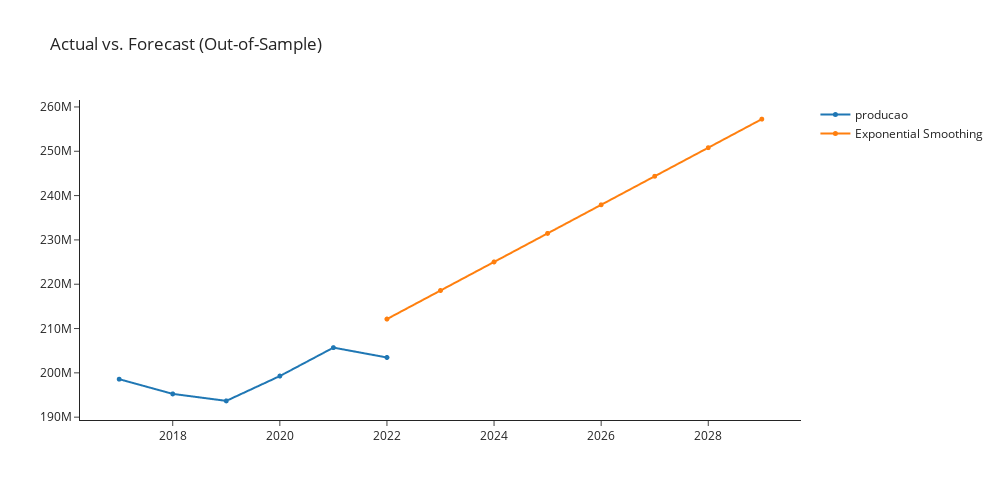

The code cell stored with this chart in its notebook:
### Markdown cell above
## exp_smooth

### Code cell
exp_smooth  = exp.create_model('exp_smooth')
exp.plot_model(plot = 'decomp', 
               data_kwargs = {'type' : 'multiplicative'},
               fig_kwargs = {"height":500,"width":1000,"template": "simple_white","hoverinfo":"none","big_data_threshold":10})
exp.plot_model(estimator = exp_smooth, plot = 'forecast', 
               data_kwargs = {'fh' : 8},
               fig_kwargs = {"height":500,"width":1000,"template": "simple_white","hoverinfo":"none","big_data_threshold":10})

### Figure 1 — Plotly figure (JSON) as saved in the notebook; plotly's stock layout.template omitted (floating-point values rounded to 4 significant figures)
{"data": [{"hoverinfo": "none", "line": {"width": 2}, "marker": {"size": 5}, "mode": "lines+markers", "name": "producao", "type": "scattergl", "x": [2017, 2018, 2019, 2020, 2021, 2022, 2023, 2024, 2025, 2026, 2027, 2028, 2029], "xaxis": "x", "y": [198573810, 195252258, 193676716, 199275404, 205694243, 203470007, null, null, null, null, null, null, null], "yaxis": "y"}, {"hoverinfo": "none", "line": {"width": 2}, "marker": {"size": 5}, "mode": "lines+markers", "name": "Exponential Smoothing", "type": "scattergl", "x": [2017, 2018, 2019, 2020, 2021, 2022, 2023, 2024, 2025, 2026, 2027, 2028, 2029], "xaxis": "x", "y": [null, null, null, null, null, 212100000.0, 218600000.0, 225000000.0, 231500000.0, 237900000.0, 244400000.0, 250800000.0, 257300000.0], "yaxis": "y"}], "layout": {"autosize": false, "height": 500, "showlegend": true, "title": {"text": "Actual vs. Forecast (Out-of-Sample)"}, "width": 1000, "xaxis": {"anchor": "y", "domain": [0, 1]}, "yaxis": {"anchor": "x", "domain": [0, 1]}}}
